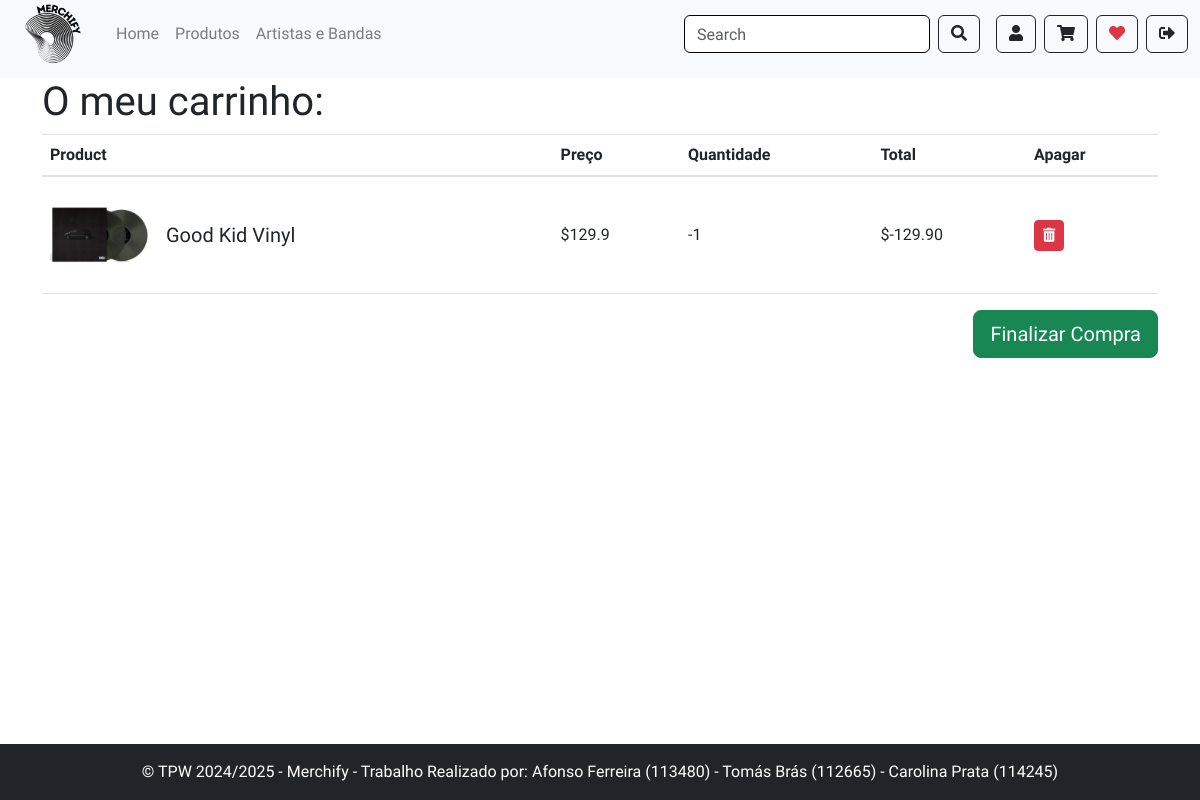
Page /cart/ (signed in) on the earlier database version.
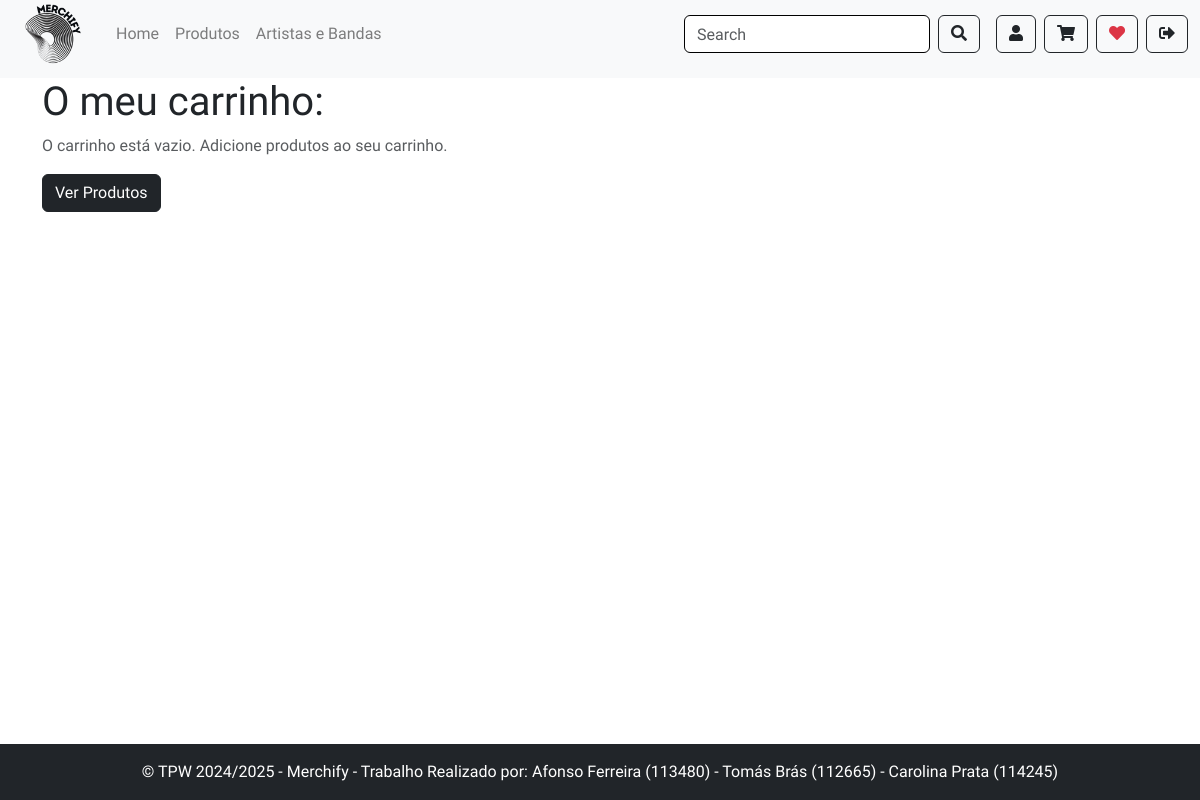
Same page on the later database version.
### app/models.py (models this page shows, shortened)
class CartItem(models.Model):
    id = models.AutoField(primary_key=True)
    cart = models.ForeignKey(Cart, on_delete=models.CASCADE, related_name='items')
    product = models.ForeignKey(Product, on_delete=models.CASCADE, related_name='items')
    quantity = models.IntegerField()
    size = models.ForeignKey(Size, on_delete=models.CASCADE, null=True, blank=True)

class Product(models.Model):
    id = models.AutoField(primary_key=True)
    name = models.CharField(max_length=50)
    description = models.TextField()
    price = models.FloatField()
    image = models.ImageField(upload_to='products/')
    artist = models.ForeignKey('Artist', on_delete=models.CASCADE)
    company = models.ForeignKey('Company', on_delete=models.CASCADE, related_name='products')
    category = models.CharField(max_length=50)
    addedProduct = models.DateField(auto_now_add=True)

### app/views.py (the view)
# urls.py: path('cart/', views.viewCart, name='cart'),
@login_required
def viewCart(request):
    user = request.user
    try:
        cart = Cart.objects.get(user=user)
    except Cart.DoesNotExist:
        cart = Cart.objects.create(user=user)
    cartitems = CartItem.objects.filter(cart=cart)
    context = {
        'cart_items': cartitems,
    }
    return render(request, 'cart.html', context)

### app/templatetags/filters.py (called while the page is built)
@register.filter
def multiply(a, b):
    result = (a * b)
    return format(result, '.2f')

### app/templates/cart.html (shortened to what this page needs)
<!DOCTYPE html>
<html lang="en">
<head>
    <link rel="stylesheet" href="https://stackpath.bootstrapcdn.com/bootstrap/4.5.2/css/bootstrap.min.css">
    <link rel="stylesheet" href="https://cdnjs.cloudflare.com/ajax/libs/font-awesome/6.0.0/css/all.min.css"
 />
</head>
<body>
{% extends 'layout.html' %}
{% block content %}
{% load filters %}
<div class="container">
    <h1>O meu carrinho:</h1>
    {% if cart_items %}
        <table class="table">
            <thead>
                <tr>
                    <th scope="col">Product</th>
                    <th scope="col">Preço</th>
                    <th scope="col">Quantidade</th>
                    <th scope="col">Total</th>
                    <th scope="col">Apagar</th>
                </tr>
            </thead>
            <tbody>
                {% for item in cart_items %}
                <tr>
                    <td>
                        <div class="product-info">
                            <img src="{{ item.product.image.url }}" alt="{{ item.product.name }}" class="product-image mr-3">
                            <div>
                                <h5>{{ item.product.name }}</h5>
                            </div>
                        </div>
                    </td>
                    <td>${{ item.product.price }}</td>
                    <td>{{ item.quantity }}</td>
                    <td>${{ item.product.price|multiply:item.quantity }}</td>
                    <td>
                        <a href="{% url 'remove_from_cart' item.product.id %}" class="btn btn-danger btn-sm">
                            <i class="fas fa-trash-alt"></i>
                        </a>
                    </td>
                </tr>
                {% endfor %}
            </tbody>
        </table>
        <div class="text-right">
            <form action="{% url 'payment_page' %}" method="get">
                <button type="submit" id="finalizar_compra" name="finalizar_compra" class="btn btn-success btn-lg">
                    Finalizar Compra
                </button>
            </form>
        </div>
    {% else %}
        <p class="text-muted">O carrinho está vazio. Adicione produtos ao seu carrinho.</p>
        <button class="btn btn-dark" type="button" onclick="window.location.href='{% url 'produtos' %}'">Ver Produtos</button>
    {% endif %}
</div>
{% endblock %}

Differences in the rows shown:
removed CartItem: product.image (picture), product.name "Good Kid Vinyl", product.price "129.9", quantity "-1", product.price|multiply "-129.90"
Other differences:
text no longer shown: "Product Preço Quantidade Total Apagar Finalizar Compra"
text now shown: "O carrinho está vazio. Adicione produtos ao seu carrinho. Ver Produtos"
